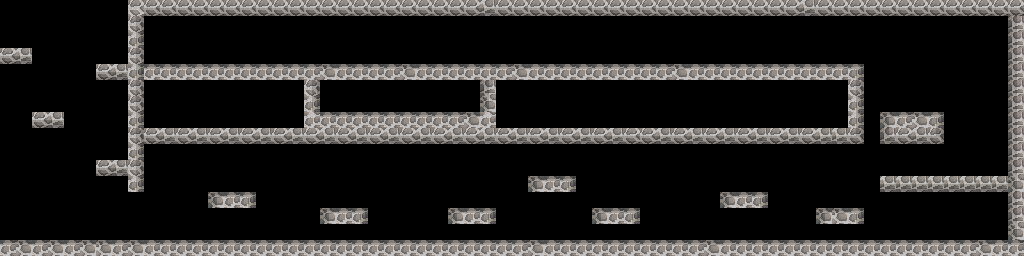

A level layout from a 2D game, rendered from its tile map. Below: a short description, then the map file with tile-grid data replaced by summaries:
An orthogonal 64x16 tile map with 16x16 px tiles, 3 tile layers (invisible, fake, Tile Layer 1) and 136 objects (51x spike_fake, 46x spike, 38x spike_invis, portal).

<map version="1.0" tiledversion="1.0.3" orientation="orthogonal" renderorder="right-down" width="64" height="16" tilewidth="16" tileheight="16" nextobjectid="157">
 <tileset firstgid="1" source="lyre_of_truth.tsx" />
 <layer name="invisible" width="64" height="16">
  <properties>
   <property name="z_index" type="int" value="1" />
  </properties>
  <data>[1024 cells, 59 non-empty, 13 distinct tile ids]</data>
 </layer>
 <layer name="fake" width="64" height="16">
  <data>[1024 cells, 6 non-empty, 4 distinct tile ids]</data>
 </layer>
 <layer name="Tile Layer 1" width="64" height="16">
  <properties>
   <property name="z_index" type="int" value="0" />
  </properties>
  <data>[1024 cells, 235 non-empty, 12 distinct tile ids]</data>
 </layer>
 <objectgroup name="invisible">
  <properties>
   <property name="type" value="spike" />
  </properties>
  <object id="13" name="spike_invis" gid="82" x="320" y="112" width="16" height="16">
   <properties>
    <property name="type" value="spike" />
   </properties>
  </object>
  <object id="14" name="spike_invis" gid="82" x="336" y="112" width="16" height="16">
   <properties>
    <property name="type" value="spike" />
   </properties>
  </object>
  <object id="15" name="spike_invis" gid="82" x="352" y="112" width="16" height="16">
   <properties>
    <property name="type" value="spike" />
   </properties>
  </object>
  <object id="16" name="spike_invis" gid="82" x="368" y="112" width="16" height="16">
   <properties>
    <property name="type" value="spike" />
   </properties>
  </object>
  <object id="17" name="spike_invis" gid="82" x="384" y="112" width="16" height="16">
   <properties>
    <property name="type" value="spike" />
   </properties>
  </object>
  <object id="18" name="spike_invis" gid="82" x="400" y="112" width="16" height="16">
   <properties>
    <property name="type" value="spike" />
   </properties>
  </object>
  <object id="19" name="spike_invis" gid="82" x="416" y="112" width="16" height="16">
   <properties>
    <property name="type" value="spike" />
   </properties>
  </object>
  <object id="20" name="spike_invis" gid="82" x="432" y="112" width="16" height="16">
   <properties>
    <property name="type" value="spike" />
   </properties>
  </object>
  <object id="21" name="spike_invis" gid="82" x="448" y="112" width="16" height="16">
   <properties>
    <property name="type" value="spike" />
   </properties>
  </object>
  <object id="22" name="spike_invis" gid="82" x="464" y="112" width="16" height="16">
   <properties>
    <property name="type" value="spike" />
   </properties>
  </object>
  <object id="26" name="spike_invis" gid="82" x="880" y="112" width="16" height="16">
   <properties>
    <property name="type" value="spike" />
   </properties>
  </object>
  <object id="27" name="spike_invis" gid="82" x="896" y="112" width="16" height="16">
   <properties>
    <property name="type" value="spike" />
   </properties>
  </object>
  <object id="28" name="spike_invis" gid="82" x="912" y="112" width="16" height="16">
   <properties>
    <property name="type" value="spike" />
   </properties>
  </object>
  <object id="29" name="spike_invis" gid="82" x="928" y="112" width="16" height="16">
   <properties>
    <property name="type" value="spike" />
   </properties>
  </object>
  <object id="84" name="spike_invis" gid="82" x="688" y="128" width="16" height="16">
   <properties>
    <property name="type" value="spike" />
   </properties>
  </object>
  <object id="85" name="spike_invis" gid="82" x="704" y="128" width="16" height="16">
   <properties>
    <property name="type" value="spike" />
   </properties>
  </object>
  <object id="86" name="spike_invis" gid="82" x="720" y="128" width="16" height="16">
   <properties>
    <property name="type" value="spike" />
   </properties>
  </object>
  <object id="87" name="spike_invis" gid="82" x="736" y="128" width="16" height="16">
   <properties>
    <property name="type" value="spike" />
   </properties>
  </object>
  <object id="88" name="spike_invis" gid="82" x="640" y="128" width="16" height="16">
   <properties>
    <property name="type" value="spike" />
   </properties>
  </object>
  <object id="89" name="spike_invis" gid="82" x="624" y="128" width="16" height="16">
   <properties>
    <property name="type" value="spike" />
   </properties>
  </object>
  <object id="90" name="spike_invis" gid="82" x="576" y="128" width="16" height="16">
   <properties>
    <property name="type" value="spike" />
   </properties>
  </object>
  <object id="91" name="spike_invis" gid="82" x="560" y="128" width="16" height="16">
   <properties>
    <property name="type" value="spike" />
   </properties>
  </object>
  <object id="92" name="spike_invis" gid="82" x="512" y="128" width="16" height="16">
   <properties>
    <property name="type" value="spike" />
   </properties>
  </object>
  <object id="93" name="spike_invis" gid="82" x="496" y="128" width="16" height="16">
   <properties>
    <property name="type" value="spike" />
   </properties>
  </object>
  <object id="94" name="spike_invis" gid="82" x="784" y="128" width="16" height="16">
   <properties>
    <property name="type" value="spike" />
   </properties>
  </object>
  <object id="95" name="spike_invis" gid="82" x="800" y="128" width="16" height="16">
   <properties>
    <property name="type" value="spike" />
   </properties>
  </object>
  <object id="96" name="spike_invis" gid="82" x="768" y="128" width="16" height="16">
   <properties>
    <property name="type" value="spike" />
   </properties>
  </object>
  <object id="97" name="spike_invis" gid="82" x="752" y="128" width="16" height="16">
   <properties>
    <property name="type" value="spike" />
   </properties>
  </object>
  <object id="98" name="spike_invis" gid="82" x="816" y="128" width="16" height="16">
   <properties>
    <property name="type" value="spike" />
   </properties>
  </object>
  <object id="99" name="spike_invis" gid="82" x="832" y="128" width="16" height="16">
   <properties>
    <property name="type" value="spike" />
   </properties>
  </object>
  <object id="100" name="spike_invis" gid="82" x="112" y="192" width="16" height="16">
   <properties>
    <property name="flip" type="bool" value="true" />
    <property name="type" value="spike" />
   </properties>
  </object>
  <object id="101" name="spike_invis" gid="82" x="96" y="192" width="16" height="16">
   <properties>
    <property name="flip" type="bool" value="true" />
    <property name="type" value="spike" />
   </properties>
  </object>
  <object id="102" name="spike_invis" gid="82" x="96" y="96" width="16" height="16">
   <properties>
    <property name="flip" type="bool" value="true" />
    <property name="type" value="spike" />
   </properties>
  </object>
  <object id="103" name="spike_invis" gid="82" x="112" y="96" width="16" height="16">
   <properties>
    <property name="flip" type="bool" value="true" />
    <property name="type" value="spike" />
   </properties>
  </object>
  <object id="104" name="spike_invis" gid="82" x="32" y="144" width="16" height="16">
   <properties>
    <property name="flip" type="bool" value="true" />
    <property name="type" value="spike" />
   </properties>
  </object>
  <object id="105" name="spike_invis" gid="82" x="48" y="144" width="16" height="16">
   <properties>
    <property name="flip" type="bool" value="true" />
    <property name="type" value="spike" />
   </properties>
  </object>
  <object id="106" name="spike_invis" gid="82" x="0" y="80" width="16" height="16">
   <properties>
    <property name="flip" type="bool" value="true" />
    <property name="type" value="spike" />
   </properties>
  </object>
  </objectgroup>
 <objectgroup name="fake">
  <!-- 98 objects omitted --></objectgroup>
 <objectgroup name="objects">
  <!-- 47 objects omitted --></objectgroup>
</map>
<!-- 99 of 136 objects omitted -->